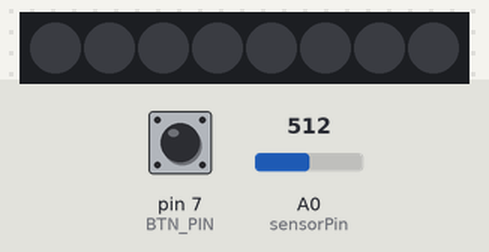
The sketch below on a simulated Arduino Uno, built with avr-gcc and run on an emulated ATmega328P. On the bench: 8 RGB LEDs in strip order, left to right. Inputs (shaded band) come from the test bench; at power-on: pin 7 (BTN_PIN) HIGH, A0 (sensorPin) = 512. Dim RGB values are drawn brighter than linear; the strip is taken to match the declared colour order.

Above: at 1.2 s.
1.3 s: pin 7 (BTN_PIN) pulled LOW for 0.15 s
At 2.6 s:
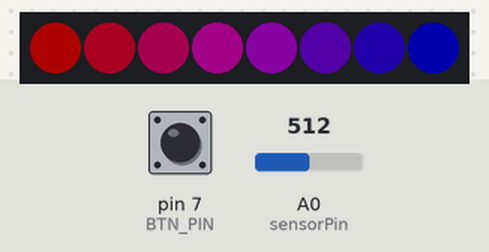
2.9 s: pin 7 (BTN_PIN) pulled LOW for 1 s
At 5.1 s:
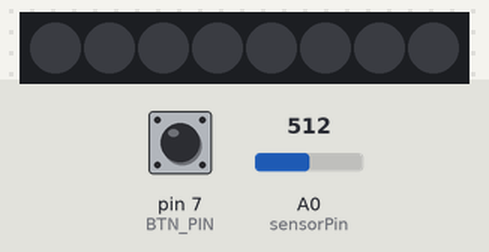
5.4 s: pin 7 (BTN_PIN) pulled LOW for 3.2 s
At 8.9 s:
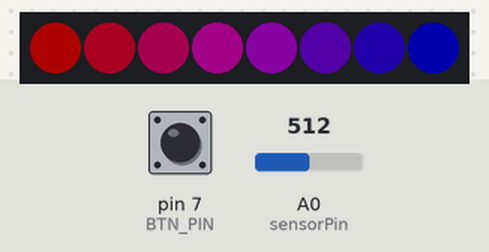
Timing chart, 0 to 10.4 s (numbered marks = the images above; inputs shaded):
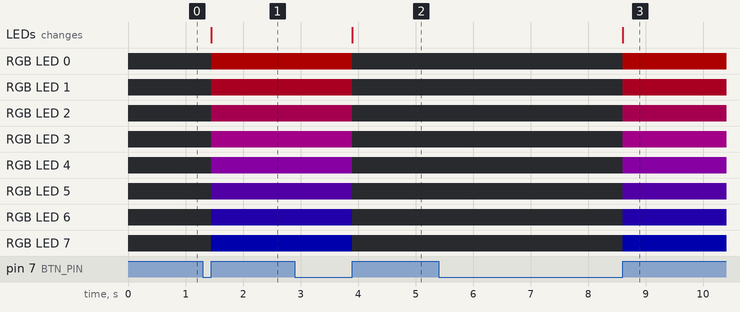

Measured:
- after the input at 1.3 s, RGB LED 0: off → RGB(50, 0, 0) after 0.15 s; RGB LED 1: off → RGB(45, 0, 9) after 0.15 s; RGB LED 2: off → RGB(39, 0, 19) after 0.15 s; RGB LED 3: off → RGB(35, 0, 29) after 0.15 s; RGB LED 4: off → RGB(29, 0, 35) after 0.15 s; the LEDs: change after 0.15 s (image 1)
- after the input at 2.9 s, RGB LED 0: RGB(50, 0, 0) → off after 1.0 s; RGB LED 1: RGB(45, 0, 9) → off after 1.0 s; RGB LED 2: RGB(39, 0, 19) → off after 1.0 s; RGB LED 3: RGB(35, 0, 29) → off after 1.0 s; RGB LED 4: RGB(29, 0, 35) → off after 1.0 s; the LEDs: change after 1.0 s (image 2)
- after the input at 5.4 s, RGB LED 0: off → RGB(50, 0, 0) after 3.2 s; RGB LED 1: off → RGB(45, 0, 9) after 3.2 s; RGB LED 2: off → RGB(39, 0, 19) after 3.2 s; RGB LED 3: off → RGB(35, 0, 29) after 3.2 s; RGB LED 4: off → RGB(29, 0, 35) after 3.2 s; the LEDs: change after 3.2 s (image 3)

The sketch:

22.10.12_Homework.ino
```cpp
#include <Wire.h>
#include <Adafruit_NeoPixel.h>
#define LED_PIN 2
#define LED_COUNT 8
#define BRIGHTNESS 20
#define BTN_PIN 7
#define sensorPin A0
int lastValue = 0;
int ledState = 0;

Adafruit_NeoPixel pixels(LED_COUNT, LED_PIN, NEO_RGB + NEO_KHZ800);
char report[80];

void setup() {
  pixels.begin();
  Serial.begin(9600);
  Wire.begin();
  pinMode(LED_PIN, OUTPUT);
  pinMode(BTN_PIN, INPUT_PULLUP);

}

void loop() {
  int sensorValue = analogRead(sensorPin);
  sensorValue = map(sensorValue, 0, 1023, 0, 255);
  sensorValue = constrain(sensorValue, 0, 255);

  pixels.clear();
  int btnState = digitalRead(BTN_PIN);
  if (btnState == 1 && lastValue == 0) {

    if (ledState == 0) {
      pixels.setBrightness(0);
      pixels.show();
    } else if (sensorValue >= 125) {
      pixels.setBrightness(50);
      pixels.setPixelColor(0, 255, 0, 0);
      pixels.setPixelColor(1, 230, 0, 50);
      pixels.setPixelColor(2, 200, 0, 100);
      pixels.setPixelColor(3, 180, 0, 150);
      pixels.setPixelColor(4, 150, 0, 180);
      pixels.setPixelColor(5, 100, 0, 200);
      pixels.setPixelColor(6, 50, 0, 230);
      pixels.setPixelColor(7, 0, 0, 255);
      pixels.show();
    } else {
      pixels.setBrightness(50);
      pixels.setPixelColor(0, 0, 255, 0);
      pixels.setPixelColor(1, 0, 230, 50);
      pixels.setPixelColor(2, 0, 200, 100);
      pixels.setPixelColor(3, 0, 180, 150);
      pixels.setPixelColor(4, 0, 150, 180);
      pixels.setPixelColor(5, 0, 100, 200);
      pixels.setPixelColor(6, 0, 50, 230);
      pixels.setPixelColor(7, 0, 0, 255);
      pixels.show();
    }
  ledState =!ledState;
 }

  lastValue = btnState;
}
```
